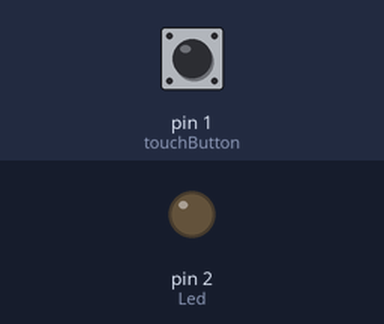
Recording of a sketch running on a simulated Arduino Uno, built with avr-gcc and run on an emulated ATmega328P. Shown: output pins drawn as LEDs (lit = HIGH). The inputs (shaded band) are chosen by the test bench; at power-on: pin 1 (touchButton) LOW.

Above: at 1.2 s.
1.3 s: pin 1 (touchButton) pulled HIGH for 0.15 s
At 1.37 s:
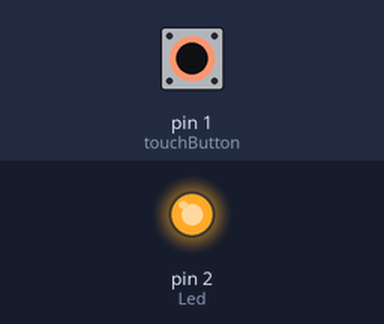
2.9 s: pin 1 (touchButton) pulled HIGH for 3.2 s
At 7.1 s:
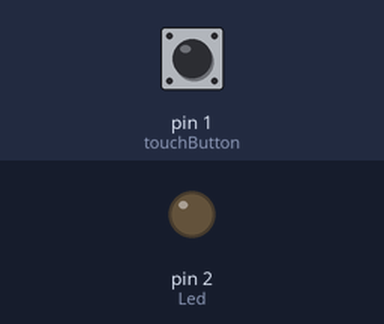
Timing chart, 0 to 8.6 s (numbered marks = the images above; inputs shaded):
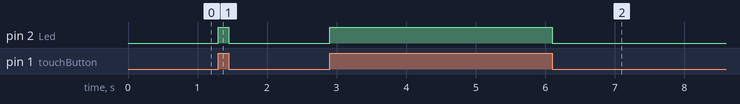

The sketch:

Touch_Sensor.ino
```cpp
int touchButton = 1;
int Led = 2;

void setup() {
  // put your setup code here, to run once:
  pinMode(touchButton,INPUT);
  pinMode(Led,OUTPUT);

}

void loop() {
  // put your main code here, to run repeatedly:
  if(digitalRead(touchButton)==HIGH)
  {
    digitalWrite(Led,HIGH);
  }
  else
  {
    digitalWrite(Led,LOW);
  }

}
```

Measured:
- after the input at 1.3 s, pin 2 (Led): LOW → HIGH at once, → LOW 0.15 s later
- after the input at 2.9 s, pin 2 (Led): LOW → HIGH at once, → LOW 3.2 s later
